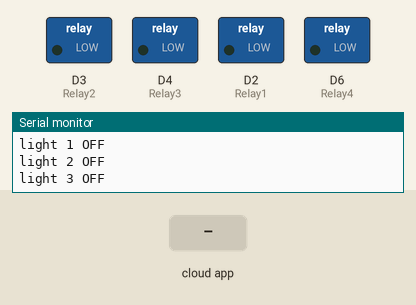
This sketch was run on a simulated ESP8266 (NodeMCU). Shown: switched loads named in the sketch (green lamp = pin HIGH), the last lines printed to the serial monitor. The test bench sets the inputs (shaded band). WiFi joins after 1.5 s; servers stay silent unless stated; the Firebase database answers and starts empty.

Above: at 3.3 s.
3.4 s: the phone or cloud app sets S1 to 1
At 3.7 s:
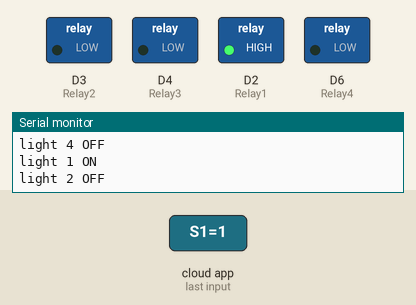
4.9 s: the phone or cloud app sets S2 to 1
At 5.9 s:
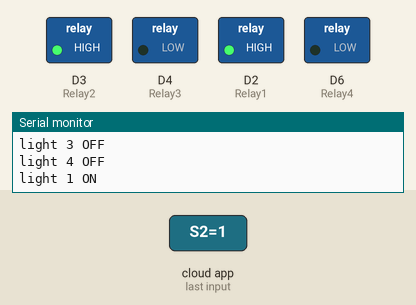
6.9 s: the phone or cloud app sets S3 to 1
At 8.1 s:
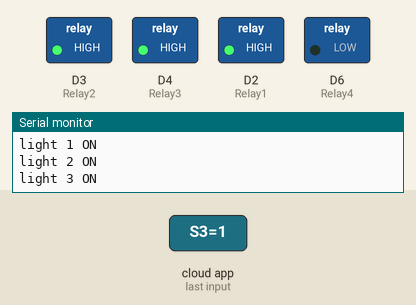
8.8 s: the phone or cloud app sets S1 to 0
At 9.3 s:
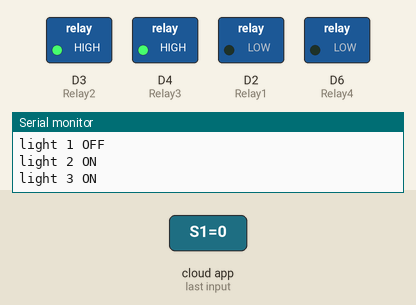
10.3 s: the phone or cloud app sets S2 to 0
At 11.5 s:
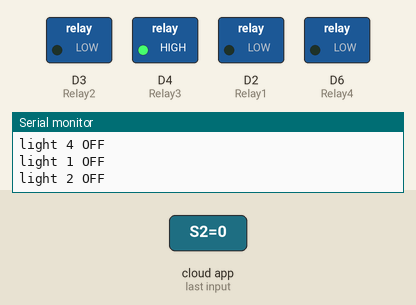
12.3 s: the phone or cloud app sets S1 to 1
At 13.4 s:
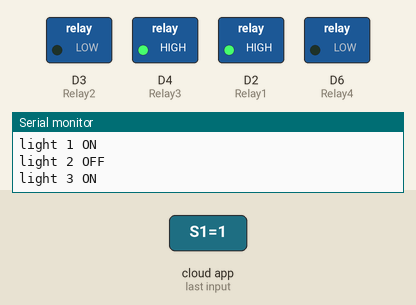
Timing chart, 0 to 14.9 s (numbered marks = the images above; inputs shaded):
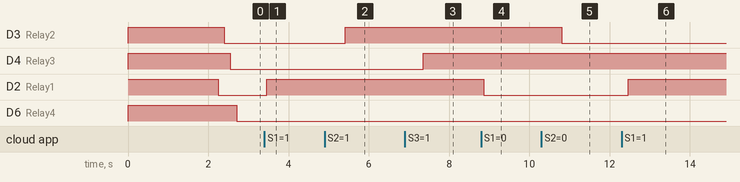

The sketch:

sketch_nov25a.ino
```cpp
#include <ESP8266WiFi.h>
#include<FirebaseESP8266.h>
#define FIREBASE_HOST "fir-f80d6-default-rtdb.firebaseio.com"                     //Your Firebase Project URL goes here without "http:" , "\" and "/"
#define FIREBASE_AUTH "csG0cPsFX8dfXmtNms78ZbC5BN2HUepao3ufnQkb"       //Your Firebase Database Secret goes here
#define WIFI_SSID "Haris123"                                               //your WiFi SSID for which yout NodeMCU connects
#define WIFI_PASSWORD "Haris456"                                      //Password of your wifi network

#define Relay1 D2
int val1;

#define Relay2 D3
int val2;

#define Relay3 D4
int val3;

#define Relay4 D6
int val4;

FirebaseData firebaseData;

void setup()
{
  Serial.begin(115200);                                                   // Select the same baud rate if you want to see the datas on Serial Monitor
  pinMode(Relay1,OUTPUT);
  pinMode(Relay2,OUTPUT);
  pinMode(Relay3,OUTPUT);
  pinMode(Relay4,OUTPUT);

  digitalWrite(Relay1,HIGH);
  digitalWrite(Relay2,HIGH);
  digitalWrite(Relay3,HIGH);
  digitalWrite(Relay4,HIGH);


  WiFi.begin(WIFI_SSID,WIFI_PASSWORD);
  Serial.print("connecting");
  while (WiFi.status()!=WL_CONNECTED)
  {
    Serial.print(" . ");
    delay(500);
  }
  Serial.println();
  Serial.print("connected:");
  Serial.println(WiFi.localIP());

   Firebase.begin(FIREBASE_HOST,FIREBASE_AUTH);
   Firebase.setInt(firebaseData,"S1",0);       //Here the varialbe"S1","S2","S3" and "S4" needs to be the one which is used in our Firebase and MIT App Inventor
   Firebase.setInt(firebaseData,"S2",0);
   Firebase.setInt(firebaseData,"S3",0);
   Firebase.setInt(firebaseData,"S4",0);

}
void firebasereconnect()
{
  Serial.println("Trying to reconnect");
    Firebase.begin(FIREBASE_HOST, FIREBASE_AUTH);
  }

void loop()
{
//  if (Firebase.failed())
     // {
  //    Serial.print("setting number failed:");
    //  Serial.println(Firebase.error());
      //firebasereconnect();
      //return;
      //}
val1= Firebase.getString(firebaseData,"/Panel_App_MySmartHome/S1") ? 1 : 0;

if(val1==1) {
    if(firebaseData.stringData() == "1")
    {
        digitalWrite(Relay1,HIGH);

        Serial.println("light 1 ON");
    }
    else
    {
        digitalWrite(Relay1,LOW);
        Serial.println("light 1 OFF");
    }
}
else
{
    Serial.println("error getting data from firebase");
}

val2= Firebase.getString(firebaseData,"/Panel_App_MySmartHome/S2") ? 1 : 0;

if(val2==1)
{
    if(firebaseData.stringData() == "1")
    {
        digitalWrite(Relay2,HIGH);

        Serial.println("light 2 ON");
    } else
    {
        digitalWrite(Relay2,LOW);
        Serial.println("light 2 OFF");
    }
}
else
{
    Serial.println("error getting data from firebase");
}

 val3= Firebase.getString(firebaseData,"/Panel_App_MySmartHome/S3") ? 1 : 0;

if(val3==1)
{
    if(firebaseData.stringData() == "1")
    {
        digitalWrite(Relay3,HIGH);

        Serial.println("light 3 ON");
    }
    else
    {
        digitalWrite(Relay3,LOW);
        Serial.println("light 3 OFF");
    }
}
else
{
    Serial.println("error getting data from firebase");
}

 val4= Firebase.getString(firebaseData,"/Panel_App_MySmartHome/S4") ? 1 : 0;

if(val4==1)
{
    if(firebaseData.stringData() == "1")
    {
        digitalWrite(Relay4,HIGH);

        Serial.println("light 4 ON");
    }
    else
    {
        digitalWrite(Relay4,LOW);
        Serial.println("light 4 OFF");
    }
}
else
{
    Serial.println("error getting data from firebase");
}
}
```

Measured:
- after the input at 3.4 s, D2 (Relay1): LOW → HIGH after 0.05 s
- after the input at 4.9 s, D3 (Relay2): LOW → HIGH after 0.51 s
- after the input at 6.9 s, D4 (Relay3): LOW → HIGH after 0.46 s
- after the input at 8.8 s, D2 (Relay1): HIGH → LOW after 0.06 s
- after the input at 10.3 s, D3 (Relay2): HIGH → LOW after 0.51 s
- after the input at 12.3 s, D2 (Relay1): LOW → HIGH after 0.17 s
